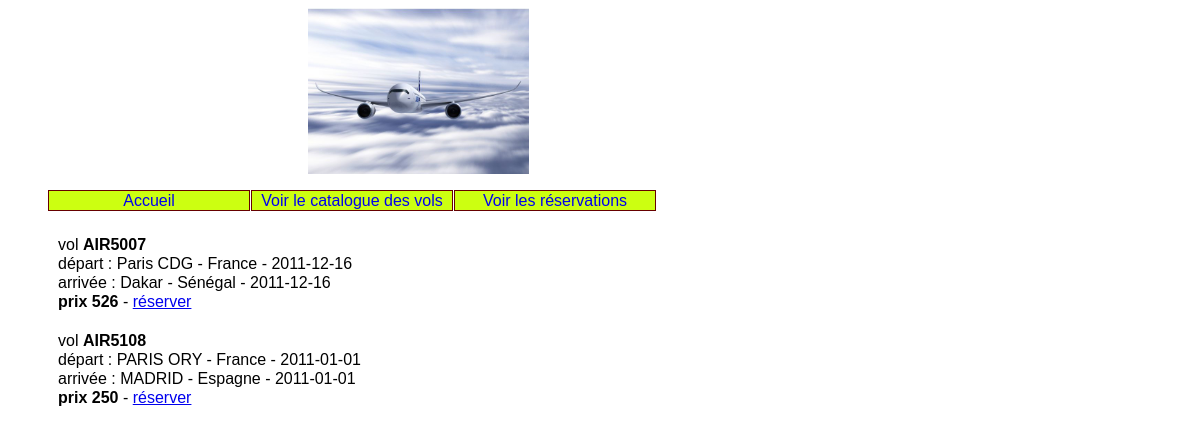
/index.php?action=voirVols, run on the app's committed database.
### tables this page shows
CREATE TABLE IF NOT EXISTS `vols` (
  `numero` varchar(10) NOT NULL,
  `depart` varchar(50) NOT NULL,
  `arrivee` varchar(50) NOT NULL,
  `dateDepart` date NOT NULL,
  `dateArrivee` date NOT NULL,
  `prix` decimal(10,0) NOT NULL,
  `places` int(11) NOT NULL,
  PRIMARY KEY (`numero`)
);

### modele/fonctionsPDO.php (called while the page is built, shortened)
<?php
function getLesVols()
{
include "connectPDO.php" ;
try {
    $dbh = new PDO($dsn, $user, $password);
    $dbh->setAttribute(PDO::ATTR_ERRMODE, PDO::ERRMODE_EXCEPTION);
    $dbh->exec('SET NAMES utf8');
    $vols = array();
$reponse = $dbh->query("SELECT * from vols");
While($ligne=$reponse->fetch() )
{
$vols[] = $ligne;
}
return ($vols);
}
catch (PDOException $e) {
    echo 'Échec lors de la connexion : ' . $e->getMessage();
}
}
?>

### vues/v_vols.php (the view)
<div id="contenu">
<?php
foreach($lesVols as $unVol)
{
	$numero = $unVol['numero'] ;
        echo "vol <b>$numero</b> <br>";
        echo "départ : ".$unVol['depart']." - ".$unVol['dateDepart']."<br>";
       $a =  utf8_encode($unVol['dateArrivee']);
        echo "arrivée : ".$unVol['arrivee']." - $a <br>";
        echo "<b>prix ".$unVol['prix']."</b>";
   echo ' - <a href="index.php?action=reserver&numero='. $numero .'">réserver</a><br><br>';
}
?>
</div>

### vues/v_entete.php (shortened to what this page needs)
<!DOCTYPE HTML PUBLIC "-//W3C//DTD HTML 4.01 Transitional//EN"
"http://www.w3.org/TR/html4/loose.dtd">
<html lang="fr">
<head>
<link href="css/cssGeneral.css" rel="stylesheet" type="text/css">
</head>
<body >
<div id="bandeau">
<img src="images/avion1.jpg" width="25%" alt="avion" title="avion"/>
</div>
<ul id="menu">
	<li><a href="index.php?action=accueil"> Accueil </a></li>
	<li><a href="index.php?action=voirVols"> Voir le catalogue des vols</a></li>
	<li><a href="index.php?action=voirReservations"> Voir les réservations</a></li>
</ul>

### index.php (shortened to what this page needs)
<?php
if(!isset($_REQUEST['action']))
{ $action = 'accueil';}
else
{ $action = $_REQUEST['action'];}
    include("vues/v_entete.php") ;
switch ($action)
{
                case 'voirVols' :
        include dirname(__FILE__)."/modele/fonctionsPDO.php";
        $lesVols = getLesVols();
        include("vues/v_vols.php");
        break;
}
if ($action != "pdfReservation") {
include("vues/v_pied.php") ;
}
?>

### vues/v_pied.php
</body>
</html>

### css/cssGeneral.css (style rules this page uses)
html { font:normal 100%/1.2em "Trebuchet MS",Verdana,Helvetica,Arial,sans-serif; }
img { border: 0 none; }
#bandeau { padding-left:300px; }
#menu { height: 1.8em ; }
#contenu { padding-left:50px; }
#menu li { list-style-type: none; list-style-image:none; float: left ; text-align: center; width: 200px ; border: 1px solid #600 ; margin-right: 1px ; color: #fff ; background: #ccff11 ; }
#menu li a , #categories li a { text-decoration:none; }

### data on the page
vols: numero "AIR5007", depart "Paris CDG - France", dateDepart "2011-12-16", arrivee "Dakar - Sénégal", dateArrivee "2011-12-16", prix "526"
vols: numero "AIR5108", depart "PARIS ORY - France", dateDepart "2011-01-01", arrivee "MADRID - Espagne", dateArrivee "2011-01-01", prix "250"
